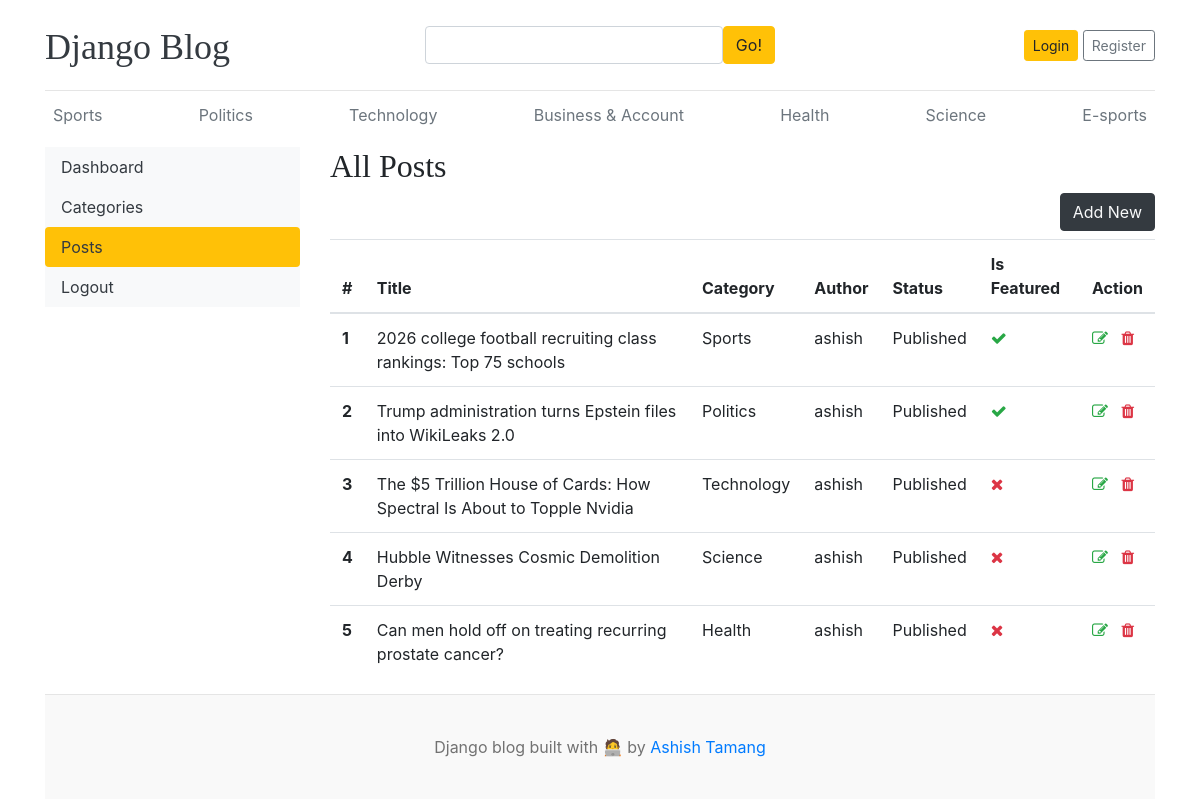
The app's page /dashboard/posts/, older data.
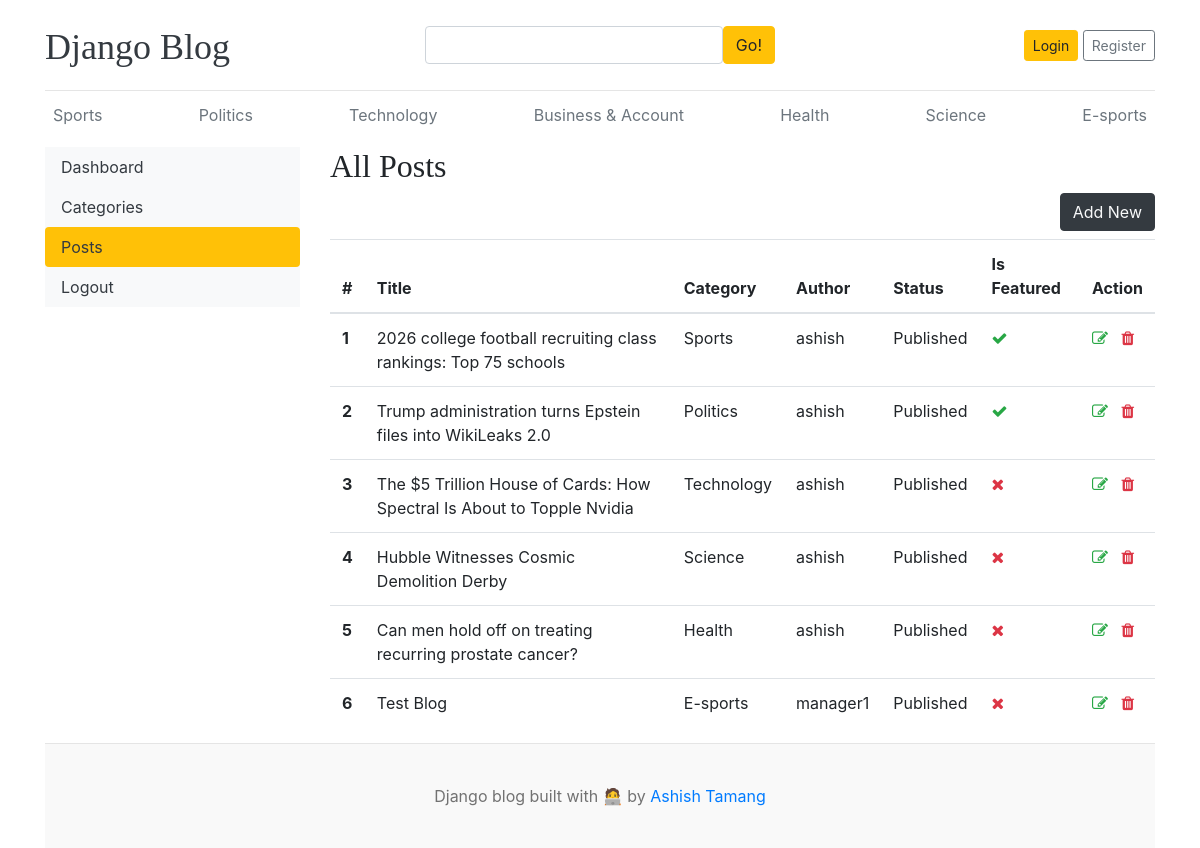
The same page, newer data.
### blogs/models.py (models this page shows, shortened)
class Category(models.Model):
    category_name = models.CharField(max_length=255, unique=True)
    created_at = models.DateTimeField(auto_now_add=True)
    updated_at = models.DateTimeField(auto_now=True)
    class Meta:
        verbose_name_plural = 'Categories'
    def __str__(self):
        return self.category_name

class Blog(models.Model):
    title = models.CharField(max_length=255)
    slug = models.SlugField(max_length=255, unique=True, blank=True)
    category = models.ForeignKey(Category, on_delete=models.CASCADE)
    author = models.ForeignKey(User, on_delete=models.CASCADE)
    featured_image = models.ImageField(upload_to='uploads/%Y/%m/%d')
    short_description = models.TextField()
    blog_body = models.TextField()
    status = models.CharField(max_length=255, choices=STATUS_CHOICES, default='Draft')
    is_featured = models.BooleanField(default=False)
    created_at = models.DateTimeField(auto_now_add=True)
    updated_at = models.DateTimeField(auto_now=True)

### dashboards/views.py (the view)
# urls.py: path('posts/', views.posts, name='posts'),
def posts(request):
    posts = Blog.objects.all()
    context = {
        'posts': posts
    }
    return render(request, 'dashboard/posts.html', context)

### blogs/context_processors.py (called while the page is built)
def get_categories(request):
    categories = Category.objects.all()
    return dict(categories=categories)

def get_social_links(request):
    social_links = SocialLink.objects.all()
    return dict(social_links=social_links)

### templates/dashboard/posts.html (shortened to what this page needs)
{% extends 'base.html' %}
{% block content %}
<div class="row">
    {% include 'dashboard/sidebar.html' %}
    <div class="col-md-9">
        <h2>All Posts</h2>
        <a href="{% url 'add_post' %}" class="btn btn-dark text-light float-right mb-2">Add New</a>
        <table class="table table-hover">
            <thead>
                <tr>
                    <th>#</th>
                    <th>Title</th>
                    <th>Category</th>
                    <th>Author</th>
                    <th>Status</th>
                    <th>Is Featured</th>
                    <th>Action</th>
                </tr>
            </thead>
            <tbody>
                {% for post in posts %}
                <tr>
                    <th>{{ forloop.counter }}</th>
                    <td>{{ post.title }}</td>
                    <td>{{ post.category }}</td>
                    <td>{{ post.author }}</td>
                    <td>{{ post.status }}</td>
                    <td>{% if post.is_featured %}<i class="fa fa-check text-success"></i>{% else %}<i
                            class="fa fa-times text-danger"></i>{% endif %}
                    </td>
                    <td><a href="{% url 'edit_post' post.id %}"><i class="fa fa-edit text-success"></i></a>
                        <a href="{% url 'delete_post' post.id %}"><i class="fa fa-trash text-danger"></i></a>
                    </td>
                </tr>
                {% endfor %}
            </tbody>
        </table>
    </div>
</div>
{% endblock %}

### templates/base.html (shortened to what this page needs)
{% load static %}
<!DOCTYPE html>
<html lang="en">
<head>
    <link href="https://getbootstrap.com/docs/4.0/dist/css/bootstrap.min.css" rel="stylesheet">
    <link href="{% static 'css/blog.css' %}" rel="stylesheet">
    <link rel="stylesheet" href="https://cdnjs.cloudflare.com/ajax/libs/font-awesome/4.7.0/css/font-awesome.min.css">
</head>
<body>
    <div class="container">
        <header class="blog-header py-3">
            <div class="row flex-nowrap justify-content-between align-items-center">
                <div class="col-4 pt-1">
                    <a class="blog-header-logo text-dark" href="/">Django Blog</a>
                </div>
                <div class="col-4">
                    <form action="{% url 'search' %}" method="GET" class="d-flex">
                        <input class="form-control" type="text" name="keyword" value="{{ keyword }} "
                            placeholder="Enter search term..." aria-label="Enter search term..."
                            aria-describedby="button-search" />
                        <button type="submit" class="btn btn-warning" id="button-search" type="button">Go!</button>
                    </form>
                </div>
                <div class="col-4 d-flex justify-content-end align-items-center">
                    {% if not user.is_authenticated %}
                    <a class="btn btn-sm btn-warning" href="{% url 'login' %}">Login</a> &nbsp;
                    <a class="btn btn-sm btn-outline-secondary" href="{% url 'register' %}">Register</a>
                    {% else %}
                    <span><a href="{% url 'dashboard' %}">Dashboard</a></span>
                    &emsp;
                    <span><a href="{% url 'logout' %}">Logout</a></span>
                    {% endif %}
                </div>
            </div>
        </header>
        <div class="nav-scroller py-1 mb-2">
            <nav class="nav d-flex justify-content-between">
                {% for category in categories %}
                <a class="p-2 text-muted" href="{% url 'post_by_category' category.id %}">
                    {{ category.category_name }}</a>
                {% endfor %}
            </nav>
        </div>
        {% block content %}
        {% endblock %}
        <footer class="blog-footer">
            <p>Django blog built with 🧑‍💻 by <a href="#">Ashish Tamang</a></p>
        </footer>
</body>
</html>

### templates/dashboard/sidebar.html (shortened to what this page needs)
<div class="col-md-3">
    <div class="nav flex-column nav-pills bg-light" aria-orientation="vertical">
        <a href="{% url 'dashboard' %}"
            class="nav-link text-dark {% if '/dashboard/' == request.path %}bg-warning{% endif %}">Dashboard</a>
        <a href="{% url 'categories' %}"
            class="nav-link text-dark {% if '/categories/' in request.path %}bg-warning{% endif %}">Categories</a>
        <a href="{% url 'posts' %}"
            class="nav-link text-dark {% if '/posts/' in request.path %}bg-warning{% endif %}">Posts</a>
        <a href="{% url 'logout' %}" class="nav-link text-dark">Logout</a>
    </div>
</div>

### blog_main/static/css/blog.css (style rules this page uses)
.blog-header { border-bottom: 1px solid #e5e5e5; }
.blog-header-logo { font-family: "Playfair Display", Georgia, "Times New Roman", serif; font-size: 2.25rem; }
h1, h2, h3, h4, h5, h6 { font-family: "Playfair Display", Georgia, "Times New Roman", serif; }
.blog-footer { padding: 2.5rem 0; color: #727272; text-align: center; background-color: #f9f9f9; border-top: .05rem solid #e5e5e5; }
.blog-footer p:last-child { margin-bottom: 0; }

Row changes from the older to the newer data that the page shows:
added Blog: title "Test Blog", category "E-sports", author "manager1", status "Published", is_featured False (drawn)
